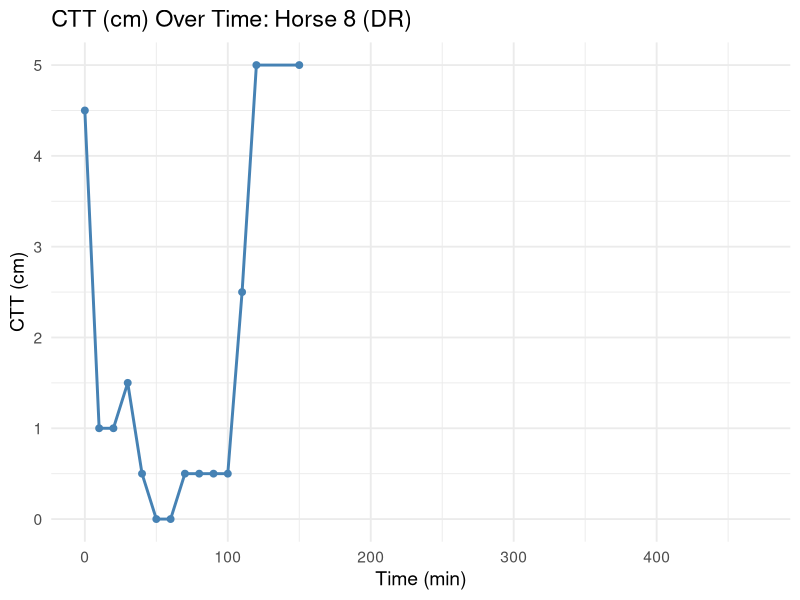
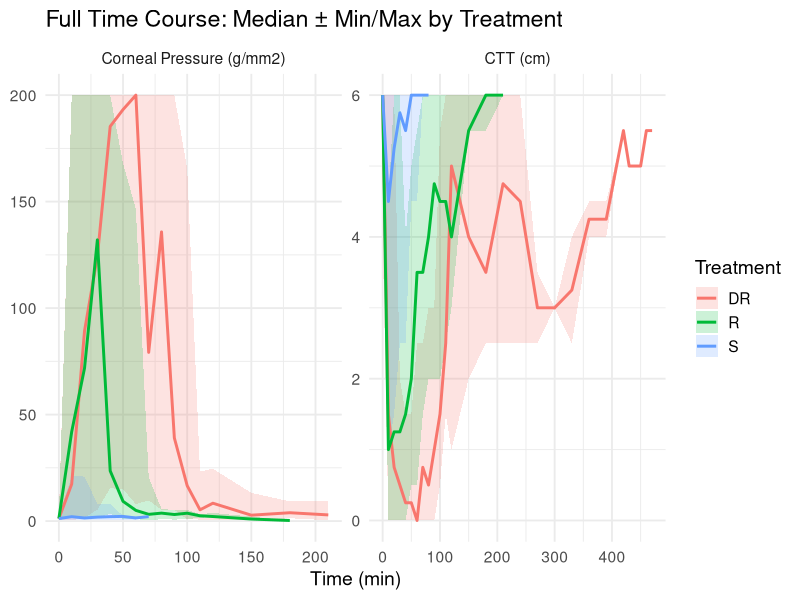

These charts were generated, in order, by the following R code:
## ---- chunk 1
knitr::opts_chunk$set(message = FALSE, echo = FALSE, warning = FALSE)
set.seed(12345)
## ---- chunk 2
library(openxlsx)
library(dplyr)
library(tidyr)
library(ggplot2)
library(readr)
library(kableExtra)
## ---- chunk 3
#read in full sheet from xlsx file
df_full <- read.xlsx("Ropivacaine_Dexmed_Data_AH.xlsx", sheet = "Full") %>%
  #drop any completely empty rows
  filter(!is.na(Variable))

#choosing horse (THIS ALLOWS FOR VERY EASY MANIPULATION AND VIEWING FOR HORSES AND TREATMENTS)
sel_horse <- "8"
sel_trt   <- "DR"
 
## ---- chunk 4
#making subset for one horse (and changing CTT to long form)
df_one_ctt <- df_full %>%
  filter(Horse == sel_horse, Treatment == sel_trt, Variable == "CTT (cm)") %>%
  pivot_longer(
    cols = c('Time.-.Baseline', matches("^[0-9]+$")),
    names_to  = "time_label",
    values_to = "ctt_cm"
  ) %>%
  mutate(
    #parse whatever digits are in the label
    time_min = parse_number(time_label),
    #replace that NA with 0
    time_min = replace_na(time_min, 0)
  )

#plotting
ggplot(df_one_ctt, aes(x = time_min, y = ctt_cm)) +
  geom_line(color = "steelblue", size = 1) +
  geom_point(color = "steelblue", size = 2) +
  labs(
    title = paste0("CTT (cm) Over Time: Horse ", sel_horse, " (", sel_trt, ")"),
    x     = "Time (min)",
    y     = "CTT (cm)"
  ) +
  theme_minimal(base_size = 14)
## ---- chunk 5
#Summarized Table (From Excel)
df_summ2 <- read.xlsx(
  "Ropivacaine_Dexmed_Data_AH.xlsx",
  sheet = "Summarized"
) %>%
  rename(
    horse                     = Horse,
    treatment                 = Treatment,
    period                    = Period,
    minimum_ctt_cm            = `Minimum.CTT.(cm)`,
    duration_of_min_ctt_min   = `Duration.of.Min.CTT.(min)`,
    maximum_corneal_pressure  = Maximum.corneal.pressure,
    total_anesthesia_time_min = `Total.Anesthesia.Time.(min)`
  ) %>%
  mutate(
    horse     = factor(horse),
    treatment = factor(treatment, levels = c("DR", "R", "S")),
    period    = factor(period)
  )

#pull the matching summarized row into a new object
example_summary_matched2 <- df_summ2 %>%
  filter(horse == sel_horse, treatment == sel_trt) %>%
  select(
    minimum_ctt_cm,
    duration_of_min_ctt_min,
    total_anesthesia_time_min
  )

#pivot longer so we have Metric / Value
example_summary_matched2_long <- example_summary_matched2 %>%
  pivot_longer(
    cols      = everything(),
    names_to  = "Metric",
    values_to = "Value"
  ) %>%
  mutate(
    Metric = recode(Metric,
      minimum_ctt_cm            = "Minimum CTT (cm)",
      duration_of_min_ctt_min   = "Duration of Min CTT (min)",
      total_anesthesia_time_min = "Total Anesthesia Time (min)"
    )
  )

#print it
example_summary_matched2_long %>%
  kable(
    col.names = c("Metric", "Value"),
    caption   = paste0(
      "Summarized Metrics for Horse ",
      sel_horse, " (Treatment ", sel_trt, ")"
    )
  ) %>%
  kable_styling(
    bootstrap_options = c("striped", "hover"),
    full_width        = FALSE,
    font_size         = 12,
    latex_options = c("hold_position", "scale_down")
  )
## ---- chunk 6
#Summarized Table (By Hand)

#recompute only from df_one_ctt:
example_summary_ctt_only <- df_one_ctt %>%
  summarise(
    `Minimum CTT (cm)`          = min(ctt_cm, na.rm = TRUE),
    # sum the number of times at that minimum, then *10 min per interval
    `Duration of Min CTT (min)` = sum(ctt_cm == `Minimum CTT (cm)`, na.rm = TRUE) * 10,
    `Total Anesthesia Time (min)` = {
      # baseline at t=0
      baseline_val <- first(ctt_cm[time_min == 0], default = NA_real_)
      # remove the t=0 row before looking for returns
      tmp <- df_one_ctt %>% filter(time_min > 0)
      is_base <- tmp$ctt_cm == baseline_val
      times2  <- tmp$time_min
      # find first pair of consecutive TRUEs
      consec  <- which(is_base[-length(is_base)] & is_base[-1])
      if (length(consec) > 0) times2[consec[1]] 
      else max(times2[!is.na(tmp$ctt_cm)], na.rm = TRUE)
    }
  )

#pivot longer and print
example_summary_ctt_only %>%
  pivot_longer(
    cols      = everything(),
    names_to  = "Metric",
    values_to = "Value"
  ) %>%
  kable(
    col.names = c("Metric", "Value"),
    caption   = paste0(
      "Manual CTT‐Only Summary for Horse ", sel_horse,
      " (Treatment ", sel_trt, ")"
    )
  ) %>%
  kable_styling(
    bootstrap_options = c("striped", "hover"),
    full_width        = FALSE,
    font_size         = 12
  )
## ---- chunk 7
df_full_long <- df_full %>%
  pivot_longer(
    cols      = -c(Horse, Treatment, Variable),
    names_to  = "time_label",
    values_to = "value"
  ) %>%
  mutate(
    time_min = replace_na(suppressWarnings(as.numeric(time_label)), 0)
  ) %>%
  filter(!is.na(time_min))

# summarize only at actual measurement times, allow each panel its own x- and y-limits
df_timecourse_summary <- df_full_long %>%
  filter(
    Variable %in% c("CTT (cm)", "Corneal Pressure (g/mm2)"),
    !is.na(value)
  ) %>%
  group_by(time_min, Treatment, Variable) %>%
  summarise(
    med = median(value, na.rm = TRUE),
    lo  = min(value,    na.rm = TRUE),
    hi  = max(value,    na.rm = TRUE),
    .groups = "drop"
  )

ggplot(df_timecourse_summary, aes(x = time_min, y = med, color = Treatment, fill = Treatment)) +
  geom_ribbon(aes(ymin = lo, ymax = hi), alpha = 0.2, color = NA) +
  geom_line(size = 1) +
  facet_wrap(~ Variable, scales = "free") +
  labs(
    title = "Full Time Course: Median ± Min/Max by Treatment",
    x     = "Time (min)",
    y     = NULL
  ) +
  theme_minimal(base_size = 14)
## ---- chunk 8
# 1) Pull the already‐computed CTT TTA from your summary object
ctt_tta_val <- example_summary_matched2_long %>%
  filter(Metric == "Total Anesthesia Time (min)") %>%
  pull(Value)

# 2) Compute Pressure‐based TTA: two consecutive returns within ±0.5, take the *second* one
pressure_df <- df_full_long %>%
  filter(
    Horse     == sel_horse,
    Treatment == sel_trt,
    Variable  == "Corneal Pressure (g/mm2)"
  )

baseline_cp <- first(pressure_df$value[pressure_df$time_min == 0])

# drop time 0, flag close readings, then find the consecutive pairs
df2    <- pressure_df %>% filter(time_min > 0)
ok     <- abs(df2$value - baseline_cp) <= 0.5
times  <- df2$time_min
consec <- which(ok[-length(ok)] & ok[-1])

# take the *second* of the first consecutive pair
tta_cp <- if (length(consec)) times[consec[1] + 1] else NA_real_

# 3) Print the comparison table
tibble(
  Metric = c(
    "Total Anesthesia Time (CTT) (min)",
    "Total Anesthesia Time (Pressure) (min)"
  ),
  Value  = c(ctt_tta_val, tta_cp)
) %>%
  kable(
    col.names = c("Metric", "Value"),
    caption   = paste0(
      "Comparison of Total Anesthesia Time by CTT vs Pressure\n",
      "Horse ", sel_horse, " (Treatment ", sel_trt, ")"
    )
  ) %>%
  kable_styling(full_width = FALSE)
